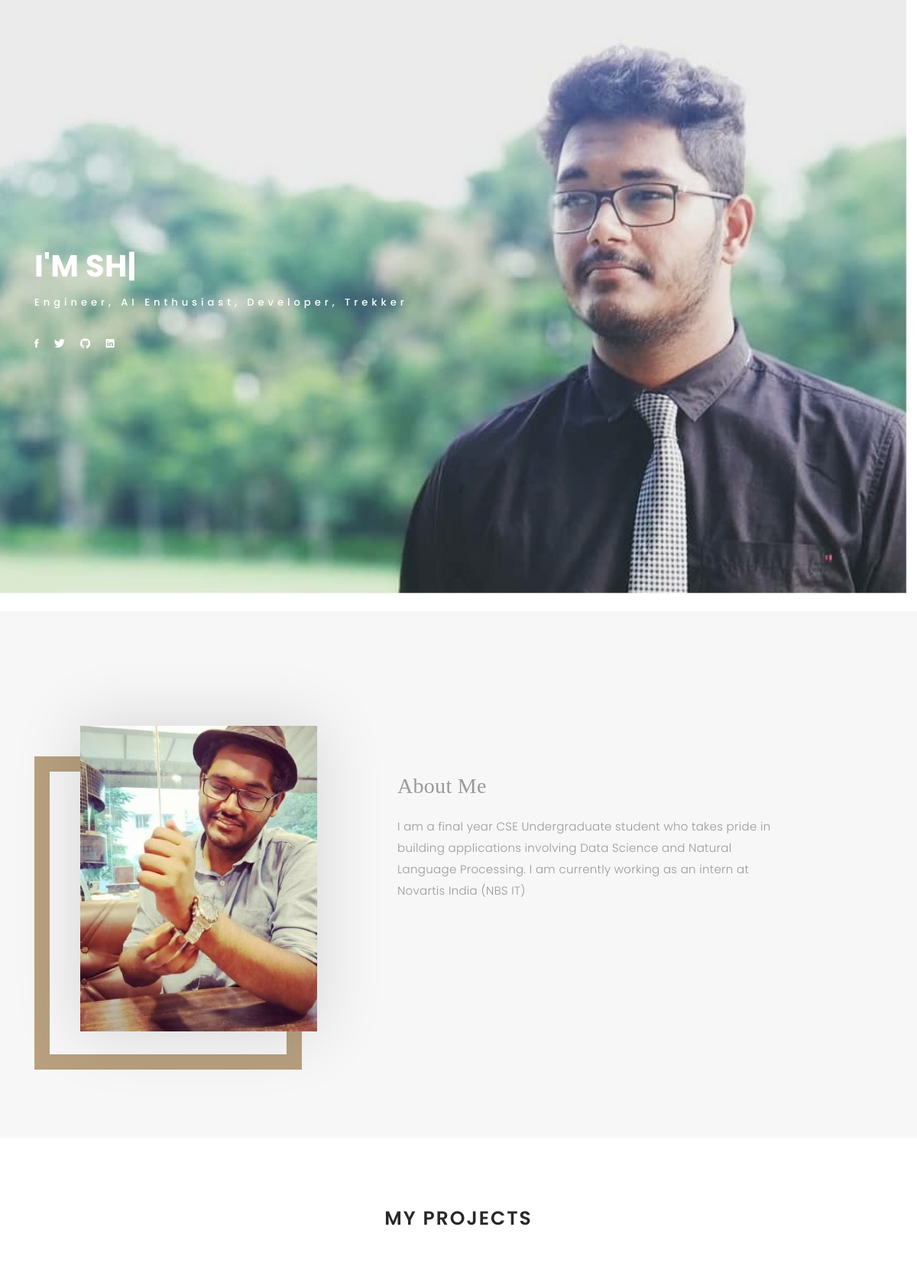
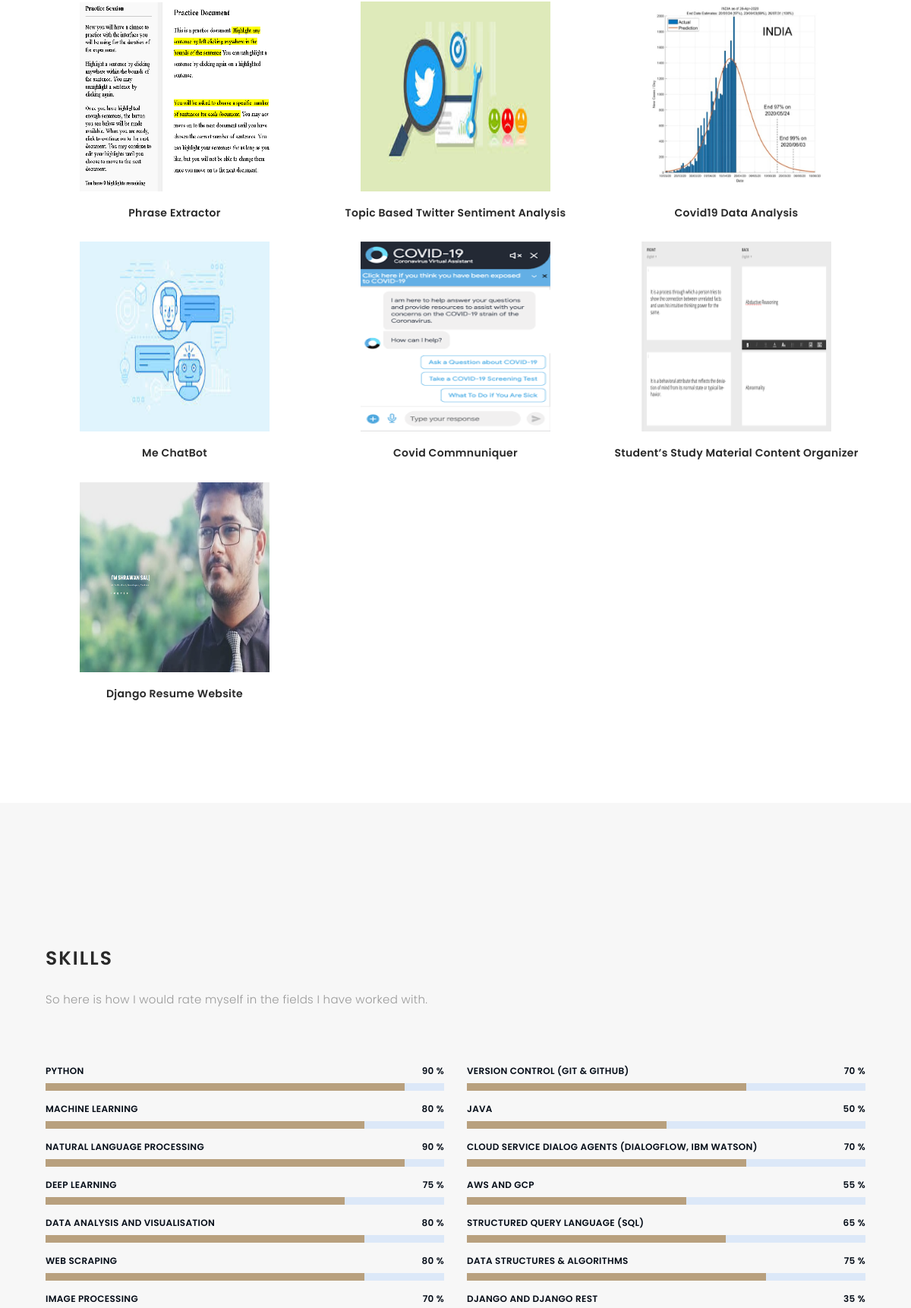
The page / (upper part) on the database its author committed (2 pictures, top to bottom).
### homepage/models.py (models this page shows, shortened)
class Project(models.Model):
    title = models.CharField(max_length=100)
    description = models.CharField(max_length=250)
    image = models.ImageField(upload_to='homepage/images/',blank = True)
    url = models.URLField(blank=True)

class Skill(models.Model):
    skill = models.CharField(max_length=200)
    skillpercentage = models.DecimalField(max_digits = 3, decimal_places = 0)

### homepage/views.py (the view)
# urls.py: 2. Add a URL to urlpatterns:  path('', views.home, name='home')
def home(request):
    projects = Project.objects.all()
    skills = Skill.objects.all()
    x = len(skills)
    skills1 = skills[:x//2]
    skills2 = skills[x//2:]
    return render(request, 'homepage/home.html',{'projects':projects, 'skills1':skills1, 'skills2':skills2})

### homepage/templates/homepage/home.html (shortened to what this page needs)
{% extends 'homepage/base.html' %}
{% block content %}
{% load static %}
  <div id="header" class="home">
    <div class="container">
      <div class="header-content">
        <h1>I'm <span class="typed"></span></h1>
        <p>Engineer, AI Enthusiast, Developer, Trekker</p>
        <ul class="list-unstyled list-social">
          <li><a href="https://www.facebook.com/shrawan.sai.587"><i class="ion-social-facebook"></i></a></li>
          <li><a href="https://twitter.com/ShrawanSai4?s=08"><i class="ion-social-twitter"></i></a></li>
          <li><a href="https://github.com/ShrawanSai"><i class="ion-social-github"></i></a></li>
          <li><a href="https://www.linkedin.com/in/shrawan-s-30a30a134"><i class="ion-social-linkedin"></i></a></li>
        </ul>
      </div>
    </div>
  </div>
  <div id="about" class="paddsection">
    <div class="container">
      <div class="row justify-content-between">
        <div class="col-lg-4 ">
          <div class="div-img-bg">
            <div class="about-img">
              <img src="{% static 'homepage/images/me.jpg' %}" class="img-responsive" alt="me">
            </div>
          </div>
        </div>
        <div class="col-lg-7">
          <div class="about-descr">
            <p class="p-heading">About Me</p>
            <p class="separator">I am a final year CSE Undergraduate student who takes pride in building
applications involving Data Science and Natural Language Processing. I am currently working as an intern at Novartis India (NBS IT)
          </div>
        </div>
      </div>
    </div>
  </div>
  <div id="portfolio" class="text-center paddsection">
    <div class="container">
      <div class="section-title text-center">
        <h2>My Projects</h2>
      </div>
    </div>
    <div class="container">
      <div class="row">
        <div class="col-md-12">
          <div class="portfolio-container">
            {% for p in projects %}
            <div class="col-lg-4 col-md-6 portfolio-thumbnail all branding uikits webdesign">
              <a href="{% url 'project_detail' p.id %}">
                <img src="{{p.image.url}}" alt="img" style="width: 250px; height: 250px;">
              </a>
              <br><br>
              <a href="{% url 'project_detail' p.id %}"><h4>{{p.title}} </h4></a>
            </div>
            {% endfor %}
          </div>
        </div>
      </div>
    </div>
  </div>
  <div id="about" class="paddsection">
    <div class="container">
      <section id="skills" class="skills section-bg">
        <div class="container">
          <div class="section-title">
            <h2>Skills</h2>
            <p>So here is how I would rate myself in the fields I have worked with.</p>
          </div>
          <div class="row skills-content">
            <div class="col-lg-6">
              {% for skill in skills1 %}
              <div class="progress">
                <span class="skill"> {{ skill.skill }}  <i class="val">{{skill.skillpercentage}} %</i></span>
                <div class="progress-bar-wrap">
                  <div class="progress-bar" role="progressbar" aria-valuenow="{{skill.skillpercentage}}" aria-valuemin="0" aria-valuemax="100" style="width: {{skill.skillpercentage}}%;"></div>
                </div>
              </div>
              {% endfor %}
            </div>
            <div class="col-lg-6">
              {% for skill in skills2 %}
              <div class="progress">
                <span class="skill">{{ skill.skill }} <i class="val">{{skill.skillpercentage}} %</i></span>
                <div class="progress-bar-wrap">
                  <div class="progress-bar" role="progressbar" aria-valuenow="{{skill.skillpercentage}} %" aria-valuemin="0" aria-valuemax="100" style="width: {{skill.skillpercentage}}%;"></div>
                </div>
              </div>
              {% endfor %}
          </div>
        </div>
      </section>
    </div>
  </div>
  {% endblock %}

### homepage/static/homepage/css/style.css (style rules this page uses)
body { background: #ffffff; color: #898989; font-family: 'Poppins', helvetica; font-size: 15px; font-weight: 300; line-height: 20px; letter-spacing: 0.02em; overflow-x: hidden; margin: 0 auto; padding: 0; -moz-box-sizing: border-box; -ms-box-sizing: border-box; -o-box-sizing: border-box; -webkit-box-sizing: border-box; box-sizing: border-box; }
h1, h2, h3, h4, h5, h6 { margin: 0; }
h2 { color: #292929; font-weight: 600; }
h4 { color: #292929; font-size: 14px; font-weight: 600; }
a { color: #292929; text-decoration: none !important; -moz-transition: all 0.5s ease-in-out 0s; -ms-transition: all 0.5s ease-in-out 0s; -o-transition: all 0.5s ease-in-out 0s; -webkit-transition: all 0.5s ease-in-out 0s; transition: all 0.5s ease-in-out 0s; }
p { margin: 25px 0; padding: 0; font-size: 15px; color: #999999; line-height: 28px; }
.section-title { margin-bottom: 70px; }
.section-title h2 { font-size: 25px; letter-spacing: 2px; text-transform: uppercase; }
.paddsection { padding-top: 90px; padding-bottom: 90px; }
#header { background: url("../images/home-bg.jpg") repeat scroll center center / cover; height: 100vh; width: 100%; }
#header .header-content { height: 100vh; text-align: left; width: 100%; display: flex; justify-content: center; flex-direction: column; }
.header-content h1 { font-size: 40px; font-weight: 700; margin-bottom: 10px; text-transform: uppercase; color: #fff; }
.header-content p { font-size: 13px; letter-spacing: 5px; margin-top: 0; margin-bottom: 30px; text-transform: capitalize; color: #fff; font-weight: 500; }
.header-content .list-social li { float: left; margin-right: 20px; }
.header-content .list-social li i { color: #fff; font-size: 15px; }
#about { width: 100%; height: auto; background: #f7f7f7; padding-top: 190px; }
#about .div-img-bg { padding-bottom: 30px; border: 20px solid #b8a07e; }
#about .div-img-bg .about-img img { width: 100%; box-shadow: 0px 0px 85px 0px rgba(0, 0, 0, 0.14); margin-top: -60px; margin-left: 40px; height: 400px; object-fit: cover; }
#about .about-descr .p-heading { font-family: 'Playfair Display', serif; font-size: 28px; text-align: left; }
#about .about-descr .separator { max-width: 80%; margin-bottom: 0; text-align: left; }
#portfolio { position: relative; padding-bottom: 50px; }
#portfolio .portfolio-container { display: inline-block; margin-bottom: 50px; width: 100%; }
.portfolio-thumbnail { margin-bottom: 30px; overflow: hidden; min-height: 260px; }
.portfolio-thumbnail img { max-width: 100%; }
.skills .progress { height: 50px; display: block; background: none; }
.skills .progress .skill { padding: 0; margin: 0 0 6px 0; text-transform: uppercase; display: block; font-weight: 600; font-family: "Poppins", sans-serif; color: #050d18; }
.skills .progress .skill .val { float: right; font-style: normal; }
.skills .progress-bar-wrap { background: #dce8f8; }
.skills .progress-bar { width: 1px; height: 10px; background-color: #b8a07e; }

### rows shown on the page
Project: image (picture), title "Phrase Extractor"
Project: image (picture), title "Topic Based Twitter Sentiment Analysis"
Project: image (picture), title "Covid19 Data Analysis"
Project: image (picture), title "Me ChatBot"
Project: image (picture), title "Covid Commnuniquer"
Project: image (picture), title "Student’s Study Material Content Organizer"
Project: image (picture), title "Django Resume Website"
Skill: skill "PYTHON", skillpercentage "90"
Skill: skill "MACHINE LEARNING", skillpercentage "80"
Skill: skill "NATURAL LANGUAGE PROCESSING", skillpercentage "90"
Skill: skill "DEEP LEARNING", skillpercentage "75"
Skill: skill "DATA ANALYSIS AND VISUALISATION", skillpercentage "80"
Skill: skill "WEB SCRAPING", skillpercentage "80"
Skill: skill "IMAGE PROCESSING", skillpercentage "70"
Skill: skill "VERSION CONTROL (GIT & GITHUB)", skillpercentage "70"
Skill: skill "JAVA", skillpercentage "50"
Skill: skill "CLOUD SERVICE DIALOG AGENTS (DIALOGFLOW, IBM WATSON)", skillpercentage "70"
Skill: skill "AWS AND GCP", skillpercentage "55"
Skill: skill "STRUCTURED QUERY LANGUAGE (SQL)", skillpercentage "65"
Skill: skill "DATA STRUCTURES & ALGORITHMS", skillpercentage "75"
Skill: skill "DJANGO AND DJANGO REST", skillpercentage "35"
